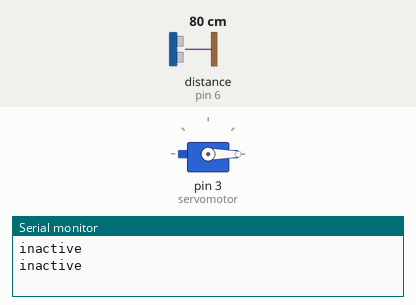
A sketch run on a simulated Arduino Uno, built with avr-gcc and run on an emulated ATmega328P. Shown: servo, the last lines printed to the serial monitor. Wiring (inferred from the names in the program): ultrasonic range finder: trigger pin 7; echo pin 6. The inputs (shaded band) are chosen by the test bench; at power-on: distance to the obstacle (sensor on pin 6) 80 cm. The echo pulse lasts 58.3 µs per cm.

Above: at 1.8 s.
1.9 s: distance to the obstacle (sensor on pin 6) set to 12 cm
3.4 s: distance to the obstacle (sensor on pin 6) set to 9 cm
At 5.5 s:
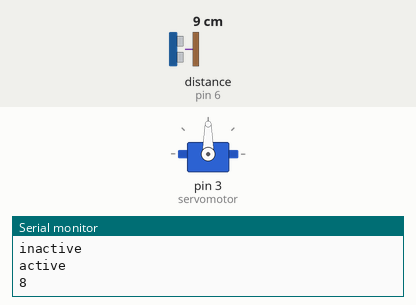
7.5 s: distance to the obstacle (sensor on pin 6) set to 18 cm
At 9.3 s:
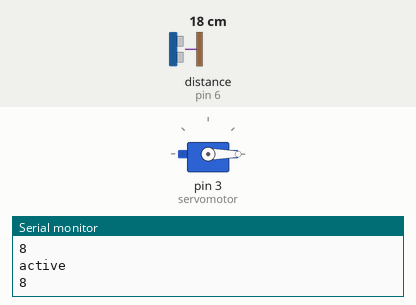
10.5 s: distance to the obstacle (sensor on pin 6) set to 2 cm
At 12.1 s:
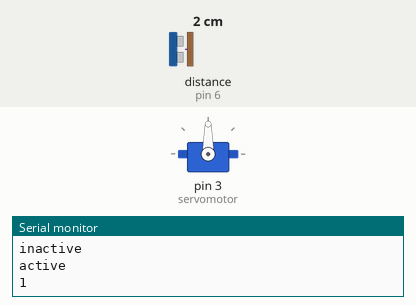
Timing chart, 0 to 15.5 s (numbered marks = the images above; inputs shaded):
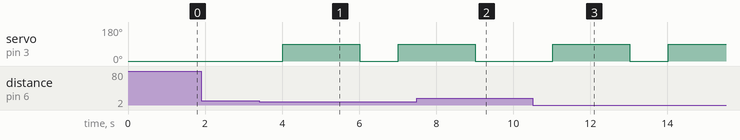

The sketch:

sanitizerDispenser.ino
```cpp
/*
 * code for sanitizer dispenser
 * assignment 2 SIT123
 * by Janvi Gupta
 */

//include libraries
#include <SD.h>
#include <SPI.h>
#include <Servo.h>

#define blueWire 7 //trigger pin from the sensor - blue wire
#define purpleWire 6
Servo servomotor;

void setup() {
Serial.begin(9600); //passing value to speed parameter

//setting digital pins as outputs
pinMode(blueWire, OUTPUT);
pinMode(purpleWire, INPUT);

servomotor.attach(3); //servo attachment pin
servomotor.write(0);
}

void loop()
{
long duration, distance; //variables
digitalWrite(blueWire, LOW); //low voltage level
delayMicroseconds(2);
digitalWrite(blueWire, HIGH); //high voltage level
delayMicroseconds(10);
digitalWrite(blueWire, LOW);
duration = pulseIn(purpleWire, HIGH);
distance = (duration/2) / 29.1; //obtain distance

if (distance < 10) //if the distance is less than 10cms
{
  Serial.println("active");
  Serial.println(distance);
  servomotor.write(90); //moves the servo at a 90 degree angle
  delay(2000); //delays be 2 seconds
  servomotor.write(0); //servo moves back to a 0 degree angle this pulls the pump back up
}
else
{
  Serial.println("inactive");
}

delay(1000); //delay by 1 second
}
```

Measured:
- the behaviour switches between 11 and 10 cm on distance to the obstacle (sensor on pin 6) (found by bisection; images 0 and 1)
- after the input at 3.4 s, servo on pin 3 (servomotor): 0° → 90° after 0.61 s, → 0° 2.0 s later, → 90° 1.0 s later
- after the input at 7.5 s, servo on pin 3 (servomotor): goes on until 9.0 s, then stays 0°
- after the input at 10.5 s, servo on pin 3 (servomotor): 0° → 90° after 0.52 s, → 0° 2.0 s later, → 90° 1.0 s later
